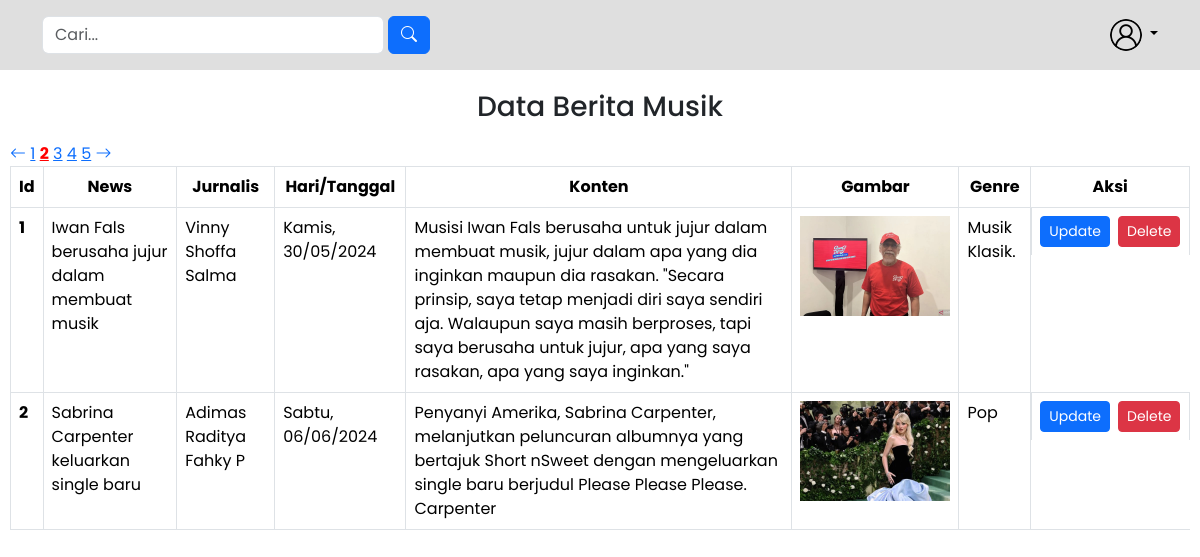
Screenshot of /admin.php?halaman=2 (signed in) with the database file from the repository.
### tables this page shows
CREATE TABLE `musik_news` (
  `id_musik` int NOT NULL,
  `judul_news` varchar(100) NOT NULL,
  `jurnalis` varchar(100) NOT NULL,
  `hari_tanggal` varchar(50) NOT NULL,
  `konten_news` text NOT NULL,
  `gambar` varchar(100) NOT NULL,
  `id_penyanyi` int NOT NULL
);

CREATE TABLE `penyanyi` (
  `id_penyanyi` int NOT NULL,
  `genre` varchar(50) NOT NULL
);

### functions.php (called while the page is built, shortened)
<?php
$koneksi = mysqli_connect("localhost", "root", "", "pw2024_tubes_233040116");
function query($query) {
    global $koneksi;
    $result = mysqli_query($koneksi, $query);
    $rows = [];
    while ($row = mysqli_fetch_assoc($result)) {
        $rows[] = $row;
    }
    return $rows;
}
?>

### admin.php (the view, shortened to what this page needs)
<?php
require 'functions.php';
$jumlahDataPerHalaman = 2;
$jumlahdata = count(query("SELECT * FROM musik_news"));
$jumlahHalaman = ceil($jumlahdata / $jumlahDataPerHalaman);
$halamanAktif = (isset($_GET['halaman'])) ? $_GET['halaman'] : 1;
$awalData = ($jumlahDataPerHalaman * $halamanAktif) - $jumlahDataPerHalaman;
$musik = query("SELECT * FROM musik_news, penyanyi WHERE musik_news.id_penyanyi = penyanyi.id_penyanyi  LIMIT $awalData, $jumlahDataPerHalaman");
?>
<!DOCTYPE html>
<html lang="en">
<head>
    <link rel="stylesheet" href="css/admin.css">
    <link rel="stylesheet" href="https://cdn.jsdelivr.net/npm/bootstrap-icons@1.11.3/font/bootstrap-icons.min.css">
    <link href="https://cdn.jsdelivr.net/npm/bootstrap@5.3.3/dist/css/bootstrap.min.css" rel="stylesheet">
</head>
<body>
    <header>
        <nav class="p-3 mb-3">
            <div class="container">
                <div class="d-flex flex-wrap align-items-center justify-content-lg-between">
                    <form action="" class="d-flex" role="search" id="search" method="POST">
                        <input type="text" name="keyword" class="form-control me-1" placeholder="Cari..." aria-label="Cari" autocomplete="off" autofocus>
                        <button type="submit" class="btn btn-primary" name="cari"><i class="bi bi-search"></i></button>
                    </form>
                    <div class="dropdown text-end">
                        <a href="#" class="d-block link-body-emphasis text-decoration-none dropdown-toggle" data-bs-toggle="dropdown" aria-expanded="false">
                            <img src="assets/img/login.png" alt="mdo" width="32" height="32" class="rounded-circle">
                        </a>
                    </div>
                </div>
            </div>
        </nav>
    </header>
    <div class="tabel">
        <div class="judul">
            <h3>Data Berita Musik</h3>
        </div>
        <?php if($halamanAktif > 1) : ?>
            <a href="?halaman=<?= $halamanAktif - 1; ?>"><i class="bi bi-arrow-left"></i></a>
        <?php endif;?>
        <?php for($i = 1; $i <= $jumlahHalaman; $i++):?>
            <?php if($i == $halamanAktif) :?>
                <a href="?halaman=<?= $i; ?>" style="font-weight: bold; color: red;"><?= $i; ?></a>
            <?php else :?>
                <a href="?halaman=<?= $i; ?>"><?= $i; ?></a>
            <?php endif?>
        <?php endfor; ?>
        <?php if($halamanAktif < $jumlahHalaman) : ?>
            <a href="?halaman=<?= $halamanAktif + 1; ?> "><i class="bi bi-arrow-right"></i></a>
        <?php endif;?>
        <table class="table table-bordered">
            <tr class="text-center">
                <th>Id</th>
                <th>News</th>
                <th>Jurnalis</th>
                <th>Hari/Tanggal</th>
                <th>Konten</th>
                <th>Gambar</th>
                <th>Genre</th>
                <th>Aksi</th>
            </tr>
            <?php $i = 1; ?>
            <?php foreach($musik as $msk) : ?>
            <tr>
                <th><?= $i; ?></th>
                <td><?= $msk ['judul_news']; ?></td>
                <td><?= $msk ['jurnalis']; ?></td>
                <td><?= $msk ['hari_tanggal']; ?></td>
                <td><?= $msk ['konten_news']; ?></td>
                <td><img src="img/<?= $msk ['gambar']; ?>" alt="" width="150px"></td>
                <td><?= $msk ['genre']; ?></td>
                <td class="d-grid gap-2 d-md-flex">
                    <a href="ubah.php?id_musik=<?= $msk['id_musik'];?>" class="btn btn-primary btn-sm ">Update</a>
                    <a href="delete.php?id_musik=<?= $msk['id_musik'];?>" onclick="return confirm('apakah anda yakin ingin menghapus data?');" class="btn btn-danger btn-sm">Delete</a>
                </td>
            </tr>
            <?php $i++; ?>
            <?php endforeach; ?>
        </table>
    </div>
</body>
</html>

### css/admin.css (style rules this page uses)
* { margin: 0; padding: 0; box-sizing: border-box; font-family: 'Poppins',sans-serif; }
nav { position: fixed; top: 0; left: 0; width: 100%; padding: 20px 10%; background: #dfdfdf; }
.tabel { padding: 80px 10px; }
.judul { padding: 10px; text-align: center; }

### rows the page displays
musik_news: judul_news "Iwan Fals berusaha jujur dalam membuat musik", jurnalis "Vinny Shoffa Salma", hari_tanggal "Kamis, 30/05/2024", konten_news "Musisi Iwan Fals berusaha untuk jujur dalam membuat musik, jujur dalam apa yang dia inginkan maupun dia rasakan. \"Secara prinsip, saya tetap menjadi diri saya sendiri aja. Walaupun saya masih berproses, tapi saya berusaha untuk jujur, apa yang saya rasakan, apa yang saya inginkan.\"", gambar (picture), id_penyanyi.genre "Musik Klasik."
musik_news: judul_news "Sabrina Carpenter keluarkan single baru", jurnalis "Adimas Raditya Fahky P", hari_tanggal "Sabtu, 06/06/2024", konten_news "Penyanyi Amerika, Sabrina Carpenter, melanjutkan peluncuran albumnya yang bertajuk Short nSweet dengan mengeluarkan single baru berjudul Please Please Please. Carpenter", gambar (picture), id_penyanyi.genre "Pop"
